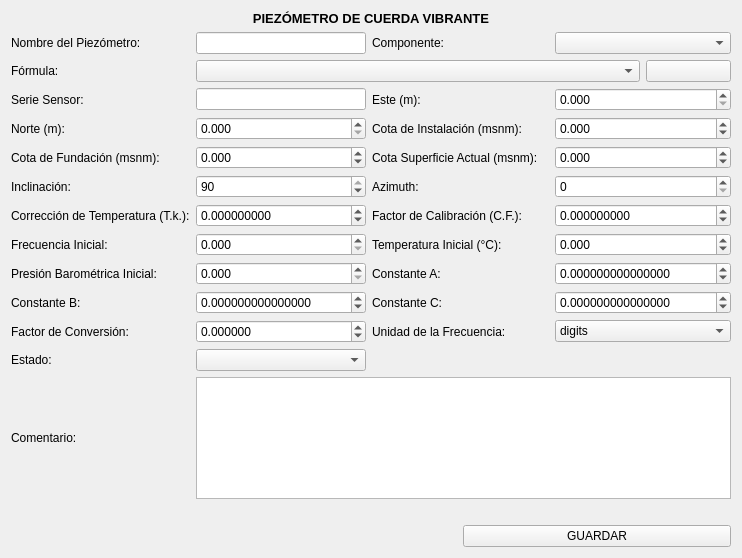
<?xml version="1.0" encoding="UTF-8"?>
<ui version="4.0">
 <class>Form</class>
 <widget class="QWidget" name="Form">
  <property name="geometry">
   <rect>
    <x>0</x>
    <y>0</y>
    <width>742</width>
    <height>558</height>
   </rect>
  </property>
  <property name="windowTitle">
   <string>Form</string>
  </property>
  <property name="styleSheet">
   <string notr="true"/>
  </property>
  <layout class="QVBoxLayout" name="verticalLayout">
   <item>
    <layout class="QGridLayout" name="gridLayout">
     <item row="1" column="0">
      <widget class="QLabel" name="label_2">
       <property name="text">
        <string>Nombre del Piezómetro:</string>
       </property>
      </widget>
     </item>
     <item row="10" column="3" colspan="2">
      <widget class="QLabel" name="label_19">
       <property name="text">
        <string>Constante C:</string>
       </property>
      </widget>
     </item>
     <item row="8" column="1" colspan="2">
      <widget class="QDoubleSpinBox" name="input_frecuencia_inicial">
       <property name="decimals">
        <number>3</number>
       </property>
       <property name="maximum">
        <double>99999999.998999997973442</double>
       </property>
      </widget>
     </item>
     <item row="8" column="3" colspan="2">
      <widget class="QLabel" name="label_17">
       <property name="text">
        <string>Temperatura Inicial (°C):</string>
       </property>
      </widget>
     </item>
     <item row="3" column="1" colspan="2">
      <widget class="QLineEdit" name="input_serie_sensor"/>
     </item>
     <item row="13" column="1" colspan="6">
      <widget class="QTextEdit" name="input_comentario"/>
     </item>
     <item row="8" column="0">
      <widget class="QLabel" name="label_10">
       <property name="text">
        <string>Frecuencia Inicial:</string>
       </property>
      </widget>
     </item>
     <item row="7" column="5" colspan="2">
      <widget class="QDoubleSpinBox" name="input_factor_calibracion">
       <property name="decimals">
        <number>9</number>
       </property>
       <property name="minimum">
        <double>-99999.998999999996158</double>
       </property>
       <property name="maximum">
        <double>99999.998999999996158</double>
       </property>
      </widget>
     </item>
     <item row="7" column="0">
      <widget class="QLabel" name="label_15">
       <property name="text">
        <string>Corrección de Temperatura (T.k.):</string>
       </property>
      </widget>
     </item>
     <item row="7" column="3" colspan="2">
      <widget class="QLabel" name="label_21">
       <property name="text">
        <string>Factor de Calibración (C.F.):</string>
       </property>
      </widget>
     </item>
     <item row="2" column="6">
      <widget class="QPushButton" name="btn_formula">
       <property name="text">
        <string/>
       </property>
      </widget>
     </item>
     <item row="1" column="5" colspan="2">
      <widget class="QComboBox" name="cb_lista_componentes"/>
     </item>
     <item row="2" column="0">
      <widget class="QLabel" name="label_16">
       <property name="text">
        <string>Fórmula:</string>
       </property>
      </widget>
     </item>
     <item row="0" column="0" colspan="7">
      <widget class="QLabel" name="label_20">
       <property name="font">
        <font>
         <pointsize>10</pointsize>
         <weight>75</weight>
         <bold>true</bold>
        </font>
       </property>
       <property name="text">
        <string>PIEZÓMETRO DE CUERDA VIBRANTE</string>
       </property>
       <property name="alignment">
        <set>Qt::AlignCenter</set>
       </property>
      </widget>
     </item>
     <item row="9" column="3" colspan="2">
      <widget class="QLabel" name="label_9">
       <property name="text">
        <string>Constante A:</string>
       </property>
      </widget>
     </item>
     <item row="9" column="5" colspan="2">
      <widget class="QDoubleSpinBox" name="input_constante_a">
       <property name="decimals">
        <number>15</number>
       </property>
       <property name="minimum">
        <double>-99999999.998999997973442</double>
       </property>
       <property name="maximum">
        <double>99999999.998999997973442</double>
       </property>
      </widget>
     </item>
     <item row="5" column="0">
      <widget class="QLabel" name="label_6">
       <property name="text">
        <string>Cota de Fundación (msnm):</string>
       </property>
      </widget>
     </item>
     <item row="6" column="3" colspan="2">
      <widget class="QLabel" name="label_8">
       <property name="text">
        <string>Azimuth:</string>
       </property>
      </widget>
     </item>
     <item row="10" column="5" colspan="2">
      <widget class="QDoubleSpinBox" name="input_constante_c">
       <property name="decimals">
        <number>15</number>
       </property>
       <property name="minimum">
        <double>-99999999.998999997973442</double>
       </property>
       <property name="maximum">
        <double>99999999.998999997973442</double>
       </property>
      </widget>
     </item>
     <item row="3" column="3" colspan="2">
      <widget class="QLabel" name="label_3">
       <property name="text">
        <string>Este (m):</string>
       </property>
      </widget>
     </item>
     <item row="1" column="3" colspan="2">
      <widget class="QLabel" name="label_14">
       <property name="text">
        <string>Componente:</string>
       </property>
      </widget>
     </item>
     <item row="5" column="1" colspan="2">
      <widget class="QDoubleSpinBox" name="input_cota_fundacion">
       <property name="decimals">
        <number>3</number>
       </property>
       <property name="minimum">
        <double>-500.000000000000000</double>
       </property>
       <property name="maximum">
        <double>9999.998999999999796</double>
       </property>
      </widget>
     </item>
     <item row="7" column="1" colspan="2">
      <widget class="QDoubleSpinBox" name="input_correccion_temperatura">
       <property name="decimals">
        <number>9</number>
       </property>
       <property name="minimum">
        <double>-99999.998999999996158</double>
       </property>
       <property name="maximum">
        <double>99999.998999999996158</double>
       </property>
      </widget>
     </item>
     <item row="6" column="1" colspan="2">
      <widget class="QSpinBox" name="input_inclinacion">
       <property name="maximum">
        <number>90</number>
       </property>
       <property name="value">
        <number>90</number>
       </property>
      </widget>
     </item>
     <item row="1" column="1" colspan="2">
      <widget class="QLineEdit" name="input_nombre"/>
     </item>
     <item row="4" column="1" colspan="2">
      <widget class="QDoubleSpinBox" name="input_norte">
       <property name="decimals">
        <number>3</number>
       </property>
       <property name="maximum">
        <double>9999999999.000000000000000</double>
       </property>
      </widget>
     </item>
     <item row="11" column="0">
      <widget class="QLabel" name="label_22">
       <property name="text">
        <string>Factor de Conversión:</string>
       </property>
      </widget>
     </item>
     <item row="2" column="1" colspan="5">
      <widget class="QComboBox" name="combo_formula"/>
     </item>
     <item row="15" column="4" colspan="3">
      <widget class="QPushButton" name="btn_guardar_nuevo">
       <property name="text">
        <string>GUARDAR</string>
       </property>
      </widget>
     </item>
     <item row="3" column="5" colspan="2">
      <widget class="QDoubleSpinBox" name="input_este">
       <property name="decimals">
        <number>3</number>
       </property>
       <property name="maximum">
        <double>999999999.998999953269958</double>
       </property>
      </widget>
     </item>
     <item row="4" column="3" colspan="2">
      <widget class="QLabel" name="label_4">
       <property name="text">
        <string>Cota de Instalación (msnm):</string>
       </property>
      </widget>
     </item>
     <item row="4" column="0">
      <widget class="QLabel" name="label_13">
       <property name="text">
        <string>Norte (m):</string>
       </property>
      </widget>
     </item>
     <item row="13" column="0">
      <widget class="QLabel" name="label">
       <property name="text">
        <string>Comentario:</string>
       </property>
      </widget>
     </item>
     <item row="10" column="0">
      <widget class="QLabel" name="label_18">
       <property name="text">
        <string>Constante B:</string>
       </property>
      </widget>
     </item>
     <item row="10" column="1" colspan="2">
      <widget class="QDoubleSpinBox" name="input_constante_b">
       <property name="decimals">
        <number>15</number>
       </property>
       <property name="minimum">
        <double>-99999999.998999997973442</double>
       </property>
       <property name="maximum">
        <double>99999999.998999997973442</double>
       </property>
      </widget>
     </item>
     <item row="15" column="0" colspan="4">
      <widget class="QFrame" name="frame">
       <property name="styleSheet">
        <string notr="true">QFrame {
    border: none;
    outline: none;
}
</string>
       </property>
       <property name="frameShape">
        <enum>QFrame::StyledPanel</enum>
       </property>
       <property name="frameShadow">
        <enum>QFrame::Raised</enum>
       </property>
       <layout class="QHBoxLayout" name="horizontalLayout">
        <property name="leftMargin">
         <number>0</number>
        </property>
        <property name="topMargin">
         <number>0</number>
        </property>
        <property name="rightMargin">
         <number>0</number>
        </property>
        <property name="bottomMargin">
         <number>0</number>
        </property>
        <item>
         <spacer name="horizontalSpacer">
          <property name="orientation">
           <enum>Qt::Horizontal</enum>
          </property>
          <property name="sizeHint" stdset="0">
           <size>
            <width>227</width>
            <height>20</height>
           </size>
          </property>
         </spacer>
        </item>
       </layout>
      </widget>
     </item>
     <item row="14" column="0" colspan="7">
      <widget class="QLabel" name="label_mensaje_error">
       <property name="styleSheet">
        <string notr="true">color: rgb(255, 0, 0);</string>
       </property>
       <property name="text">
        <string/>
       </property>
       <property name="alignment">
        <set>Qt::AlignCenter</set>
       </property>
      </widget>
     </item>
     <item row="4" column="5" colspan="2">
      <widget class="QDoubleSpinBox" name="input_cota_instalacion">
       <property name="decimals">
        <number>3</number>
       </property>
       <property name="minimum">
        <double>-500.000000000000000</double>
       </property>
       <property name="maximum">
        <double>9999.998999999999796</double>
       </property>
      </widget>
     </item>
     <item row="6" column="0">
      <widget class="QLabel" name="label_7">
       <property name="text">
        <string>Inclinación:</string>
       </property>
      </widget>
     </item>
     <item row="6" column="5" colspan="2">
      <widget class="QSpinBox" name="input_azimut">
       <property name="maximum">
        <number>360</number>
       </property>
      </widget>
     </item>
     <item row="3" column="0">
      <widget class="QLabel" name="label_11">
       <property name="text">
        <string>Serie Sensor:</string>
       </property>
      </widget>
     </item>
     <item row="5" column="3" colspan="2">
      <widget class="QLabel" name="label_12">
       <property name="text">
        <string>Cota Superficie Actual (msnm):</string>
       </property>
      </widget>
     </item>
     <item row="8" column="5" colspan="2">
      <widget class="QDoubleSpinBox" name="input_tempeartura_inicial">
       <property name="decimals">
        <number>3</number>
       </property>
       <property name="minimum">
        <double>-999.999000000000024</double>
       </property>
       <property name="maximum">
        <double>999.999000000000024</double>
       </property>
      </widget>
     </item>
     <item row="5" column="5" colspan="2">
      <widget class="QDoubleSpinBox" name="input_cota_actual">
       <property name="decimals">
        <number>3</number>
       </property>
       <property name="minimum">
        <double>-500.000000000000000</double>
       </property>
       <property name="maximum">
        <double>9999.998999999999796</double>
       </property>
      </widget>
     </item>
     <item row="9" column="1" colspan="2">
      <widget class="QDoubleSpinBox" name="input_presion_inicial">
       <property name="decimals">
        <number>3</number>
       </property>
       <property name="maximum">
        <double>99999999.998999997973442</double>
       </property>
      </widget>
     </item>
     <item row="11" column="3" colspan="2">
      <widget class="QLabel" name="label_5">
       <property name="text">
        <string>Unidad de la Frecuencia:</string>
       </property>
      </widget>
     </item>
     <item row="11" column="5" colspan="2">
      <widget class="QComboBox" name="combo_unidad_frecuencia">
       <item>
        <property name="text">
         <string>digits</string>
        </property>
       </item>
       <item>
        <property name="text">
         <string>Hz</string>
        </property>
       </item>
       <item>
        <property name="text">
         <string>B</string>
        </property>
       </item>
      </widget>
     </item>
     <item row="9" column="0">
      <widget class="QLabel" name="label_23">
       <property name="text">
        <string>Presión Barométrica Inicial:</string>
       </property>
      </widget>
     </item>
     <item row="11" column="1" colspan="2">
      <widget class="QDoubleSpinBox" name="input_factor_conversion">
       <property name="decimals">
        <number>6</number>
       </property>
       <property name="minimum">
        <double>-999999999.999999046325684</double>
       </property>
       <property name="maximum">
        <double>999999999.999999046325684</double>
       </property>
      </widget>
     </item>
     <item row="12" column="0">
      <widget class="QLabel" name="label_24">
       <property name="text">
        <string>Estado:</string>
       </property>
      </widget>
     </item>
     <item row="12" column="1" colspan="2">
      <widget class="QComboBox" name="cb_estados"/>
     </item>
    </layout>
   </item>
  </layout>
 </widget>
 <resources/>
 <connections/>
</ui>
